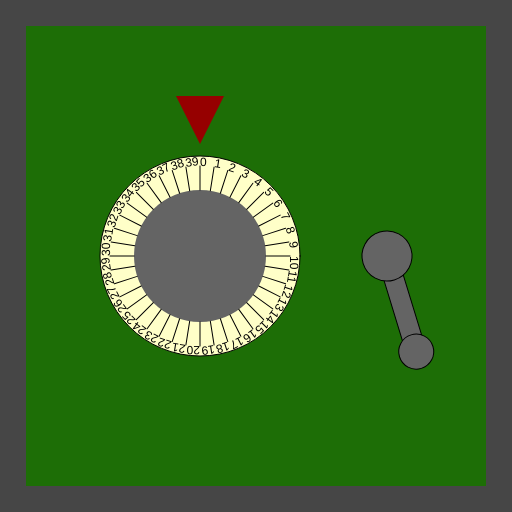
Frame 1 (no input)
Frame 60 (no input): identical to frame 1, image omitted
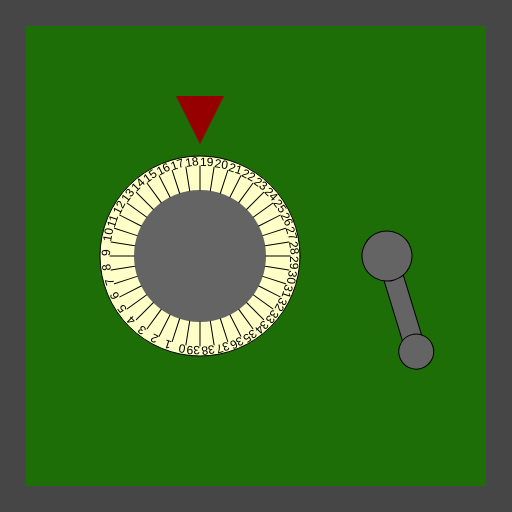
Frame 120 (the mouse pressed at the canvas centre since frame 60)

The p5.js sketch that drew these frames (run headless with seeded random() and noise() and a simulated clock; from frame 60 on, the mouse is pressed at the canvas centre):

// p5.js sketch
// ── sketch.js
/*

Officer: 6029488
CaseNum: 303-0-13148681-6029488

Case 303 - The Case of the Crooked Attorney
Stage 1 - Torvalds' Office

District Attorney Torvalds is well respected in Console City as an upstanding citizen and
enforcer of the law. Of course he’s as crooked as they come. I’ve had enough of having our
hard work at Sleuth and Co undermined by his bribes and back-payments. Let’s take take this
sucker down. I happen to know that Torvalds keeps his incriminating documents spread amongst
several safes in town. I’ll need you to bend the rules a little by breaking into them and
retrieving the incriminating evidence.

The first safe is in Torvald’s office. Crack it by doing the following:

	When any key is pressed:
	- Make Restricted_vault_code0 equal to 9

	When the mouse button is released:
	- Make Restricted_vault_code0 equal to 4

	Whilst the mouse is being dragged:
	- Make Restricted_vault_code0 equal to 13

	When the mouse button is pressed:
	- Make Restricted_vault_code0 equal to 19

	When any key is pressed:
	- Make Restricted_vault_code1 equal to 16

	Whilst the mouse is being dragged:
	- Make Restricted_vault_code1 equal to 1

	Whilst the mouse is moving:
	- Make Restricted_vault_code1 equal to 17

	When any key is released:
	- Make Restricted_vault_code1 equal to 27



There are many possible ways of investigating this case, but you
should use ONLY the following commands:

	- The assignment operator aka. the equals sign !

*/

//declare the variables

var Restricted_vault_code0;
var Restricted_vault_code1;


function preload()
{
	//IMAGES WILL BE LOADED HERE

}

function setup()
{
	createCanvas(512,512);

	//initialise the variables
	Restricted_vault_code0 = 0;
	Restricted_vault_code1 = 0;

}

///////////////////EVENT HANDLERS///////////////////

//Add your code to these events to open the safe ...

function mouseMoved()
{
	console.log("mouseMoved", mouseX, mouseY);
	Restricted_vault_code1 = 17;
}

function mouseDragged()
{
	console.log("mouseDragged", mouseX, mouseY);
	Restricted_vault_code0 = 13;
	Restricted_vault_code1 = 1;
}

function mousePressed()
{
	console.log("mousePressed");
	Restricted_vault_code0 = 19;
}

function mouseReleased()
{
	console.log("mouseReleased");
	Restricted_vault_code0 = 4;
}

function keyPressed()
{
	console.log("keyPressed", key);
	Restricted_vault_code0 = 9;
	Restricted_vault_code1 = 16;
}

function keyReleased()
{
	console.log("keyReleased", key);
	Restricted_vault_code1 = 27;
}

///////////////DO NOT CHANGE CODE BELOW THIS POINT///////////////////

function draw()
{


	//Draw the safe door
	background(70);
	noStroke();
	fill(29,110,6);
	rect(26,26,width-52,width-52);

	//Draw the combination dial
	push();
	translate(200,height/2);
	drawDial(200, Restricted_vault_code0, 40);
	pop();

	//Draw the lever
	push();
	translate(width - 125,256);
	drawLever(Restricted_vault_code1);
	pop();

}

function drawDial(diameter,num,maxNum)
{
	//the combination lock

	var r = diameter * 0.5;
	var p = r * 0.6;

	stroke(0);
	fill(255,255,200);
	ellipse(0,0,diameter,diameter);
	fill(100);
	noStroke();
	ellipse(0,0,diameter*0.66,diameter*0.66);
	fill(150,0,0);
	triangle(
		-p * 0.4,-r-p,
		p * 0.4,-r-p,
		0,-r-p/5
	);

	noStroke();

	push();
	var inc = 360/maxNum;

	rotate(radians(-num * inc));
	for(var i = 0; i < maxNum; i++)
	{
		push();
		rotate(radians(i * inc));
		stroke(0);
		line(0,-r*0.66,0,-(r-10));
		noStroke();
		fill(0);
		text(i,0,-(r-10));
		pop();
	}

	pop();
}

function drawLever(rot)
{
	push();
	rotate(radians(-rot))
	stroke(0);
	fill(100);
	rect(-10,0,20,100);
	ellipse(0,0,50,50);
	ellipse(0,100,35,35);
	pop();
}
